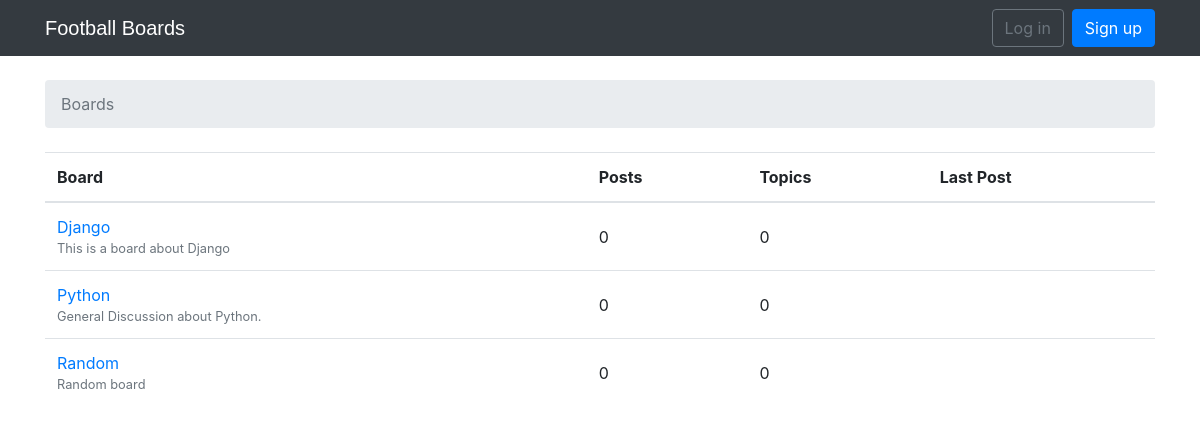
The page / on the database its author committed.
### boards/models.py (models this page shows, shortened)
class Board(models.Model):
    name= models.CharField(max_length=30,unique=True)
    description=models.CharField(max_length=200)

### boards/views.py (the view)
# urls.py: 2. Add a URL to urlpatterns:  path('', views.home, name='home')
def home(request):
    boards= Board.objects.all()
    return render(request, 'home.html', {'boards':boards })

### templates/home.html
{% extends 'base.html' %}
{% block breadcrumb %}
  <li class="breadcrumb-item active">Boards</li>
{% endblock %}
{% block content %}
  <table class="table">
    <thead class="thead-inverse">
      <tr>
        <th>Board</th>
        <th>Posts</th>
        <th>Topics</th>
        <th>Last Post</th>
      </tr>
    </thead>
    <tbody>
      {% for board in boards %}
        <tr>
          <td>
            <a href="{% url 'board_topics' board.pk %}">{{ board.name }}</a>
            <small class="text-muted d-block">{{ board.description }}</small>
          </td>
          <td class="align-middle">0</td>
          <td class="align-middle">0</td>
          <td></td>
        </tr>
      {% endfor %}
    </tbody>
  </table>
{% endblock %}

### rows shown on the page
Board: name "Django", description "This is a board about Django"
Board: name "Python", description "General Discussion about Python."
Board: name "Random", description "Random board"
